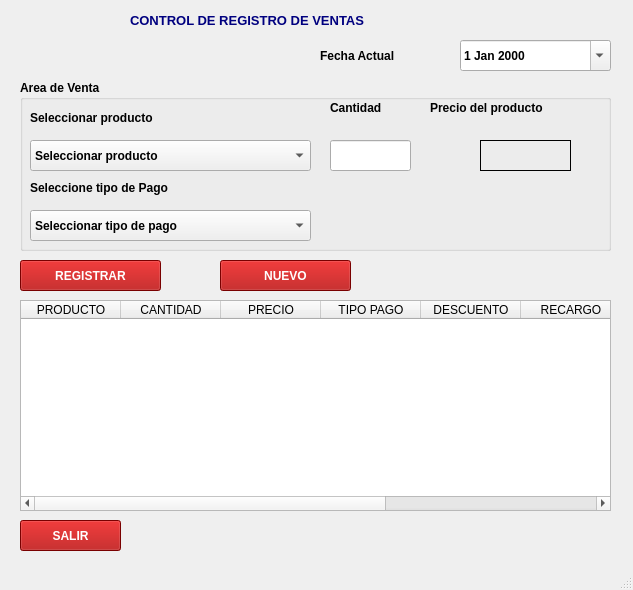
<?xml version="1.0" encoding="UTF-8"?>
<ui version="4.0">
 <class>MainWindow</class>
 <widget class="QMainWindow" name="MainWindow">
  <property name="geometry">
   <rect>
    <x>0</x>
    <y>0</y>
    <width>633</width>
    <height>590</height>
   </rect>
  </property>
  <property name="windowTitle">
   <string>MainWindow</string>
  </property>
  <widget class="QWidget" name="centralwidget">
   <widget class="QLabel" name="label">
    <property name="geometry">
     <rect>
      <x>130</x>
      <y>10</y>
      <width>471</width>
      <height>20</height>
     </rect>
    </property>
    <property name="font">
     <font>
      <family>Arial</family>
      <pointsize>10</pointsize>
      <weight>75</weight>
      <bold>true</bold>
     </font>
    </property>
    <property name="styleSheet">
     <string notr="true">color: rgb(0, 0, 127);</string>
    </property>
    <property name="text">
     <string>CONTROL DE REGISTRO DE VENTAS </string>
    </property>
   </widget>
   <widget class="QLabel" name="label_2">
    <property name="geometry">
     <rect>
      <x>320</x>
      <y>40</y>
      <width>121</width>
      <height>31</height>
     </rect>
    </property>
    <property name="font">
     <font>
      <family>Arial</family>
      <pointsize>9</pointsize>
      <weight>75</weight>
      <bold>true</bold>
     </font>
    </property>
    <property name="text">
     <string>Fecha Actual</string>
    </property>
   </widget>
   <widget class="QDateEdit" name="dtFecha">
    <property name="geometry">
     <rect>
      <x>460</x>
      <y>40</y>
      <width>151</width>
      <height>31</height>
     </rect>
    </property>
    <property name="font">
     <font>
      <weight>75</weight>
      <bold>true</bold>
     </font>
    </property>
    <property name="calendarPopup">
     <bool>true</bool>
    </property>
   </widget>
   <widget class="QGroupBox" name="combo">
    <property name="geometry">
     <rect>
      <x>20</x>
      <y>80</y>
      <width>591</width>
      <height>171</height>
     </rect>
    </property>
    <property name="font">
     <font>
      <family>Arial</family>
      <pointsize>9</pointsize>
      <weight>75</weight>
      <bold>true</bold>
     </font>
    </property>
    <property name="title">
     <string>Area de Venta</string>
    </property>
    <widget class="QLabel" name="label_3">
     <property name="geometry">
      <rect>
       <x>10</x>
       <y>30</y>
       <width>261</width>
       <height>16</height>
      </rect>
     </property>
     <property name="text">
      <string>Seleccionar producto</string>
     </property>
    </widget>
    <widget class="QComboBox" name="cboProducto">
     <property name="geometry">
      <rect>
       <x>10</x>
       <y>60</y>
       <width>281</width>
       <height>31</height>
      </rect>
     </property>
     <item>
      <property name="text">
       <string>Seleccionar producto</string>
      </property>
     </item>
     <item>
      <property name="text">
       <string>Coleccion Escolar</string>
      </property>
     </item>
     <item>
      <property name="text">
       <string>Coleccion PreUniversitaria</string>
      </property>
     </item>
     <item>
      <property name="text">
       <string>Coleccion Profesioanl</string>
      </property>
     </item>
    </widget>
    <widget class="QComboBox" name="cboPago">
     <property name="geometry">
      <rect>
       <x>10</x>
       <y>130</y>
       <width>281</width>
       <height>31</height>
      </rect>
     </property>
     <item>
      <property name="text">
       <string>Seleccionar tipo de pago</string>
      </property>
     </item>
     <item>
      <property name="text">
       <string>Contado</string>
      </property>
     </item>
     <item>
      <property name="text">
       <string>Tarjeta de Credito</string>
      </property>
     </item>
     <item>
      <property name="text">
       <string>Tarjeta de Debito</string>
      </property>
     </item>
     <item>
      <property name="text">
       <string>Transferencia</string>
      </property>
     </item>
    </widget>
    <widget class="QLabel" name="label_4">
     <property name="geometry">
      <rect>
       <x>10</x>
       <y>100</y>
       <width>241</width>
       <height>16</height>
      </rect>
     </property>
     <property name="text">
      <string>Seleccione tipo de Pago</string>
     </property>
    </widget>
    <widget class="QLabel" name="label_5">
     <property name="geometry">
      <rect>
       <x>310</x>
       <y>20</y>
       <width>91</width>
       <height>16</height>
      </rect>
     </property>
     <property name="text">
      <string>Cantidad</string>
     </property>
    </widget>
    <widget class="QLineEdit" name="txtCantidad">
     <property name="geometry">
      <rect>
       <x>310</x>
       <y>60</y>
       <width>81</width>
       <height>31</height>
      </rect>
     </property>
    </widget>
    <widget class="QLabel" name="label_6">
     <property name="geometry">
      <rect>
       <x>410</x>
       <y>20</y>
       <width>221</width>
       <height>16</height>
      </rect>
     </property>
     <property name="text">
      <string>Precio del producto</string>
     </property>
    </widget>
    <widget class="QLabel" name="lblPrecio">
     <property name="geometry">
      <rect>
       <x>460</x>
       <y>60</y>
       <width>91</width>
       <height>31</height>
      </rect>
     </property>
     <property name="styleSheet">
      <string notr="true"/>
     </property>
     <property name="frameShape">
      <enum>QFrame::Box</enum>
     </property>
     <property name="text">
      <string/>
     </property>
    </widget>
   </widget>
   <widget class="QPushButton" name="btnRegistrar">
    <property name="geometry">
     <rect>
      <x>20</x>
      <y>260</y>
      <width>141</width>
      <height>31</height>
     </rect>
    </property>
    <property name="font">
     <font>
      <weight>75</weight>
      <bold>true</bold>
     </font>
    </property>
    <property name="styleSheet">
     <string notr="true">background-color: rgb(170, 0, 0);
color: rgb(255, 255, 255);</string>
    </property>
    <property name="text">
     <string>REGISTRAR</string>
    </property>
   </widget>
   <widget class="QPushButton" name="btnNuevo">
    <property name="geometry">
     <rect>
      <x>220</x>
      <y>260</y>
      <width>131</width>
      <height>31</height>
     </rect>
    </property>
    <property name="font">
     <font>
      <weight>75</weight>
      <bold>true</bold>
     </font>
    </property>
    <property name="styleSheet">
     <string notr="true">background-color: rgb(170, 0, 0);
color: rgb(255, 255, 255);</string>
    </property>
    <property name="text">
     <string>NUEVO</string>
    </property>
   </widget>
   <widget class="QTableWidget" name="tblDatos">
    <property name="geometry">
     <rect>
      <x>20</x>
      <y>300</y>
      <width>591</width>
      <height>211</height>
     </rect>
    </property>
    <column>
     <property name="text">
      <string>PRODUCTO</string>
     </property>
    </column>
    <column>
     <property name="text">
      <string>CANTIDAD</string>
     </property>
    </column>
    <column>
     <property name="text">
      <string>PRECIO</string>
     </property>
    </column>
    <column>
     <property name="text">
      <string>TIPO PAGO</string>
     </property>
    </column>
    <column>
     <property name="text">
      <string>DESCUENTO</string>
     </property>
    </column>
    <column>
     <property name="text">
      <string>RECARGO</string>
     </property>
    </column>
    <column>
     <property name="text">
      <string>PRECIO FINAL</string>
     </property>
    </column>
    <column>
     <property name="text">
      <string>FECHA</string>
     </property>
    </column>
   </widget>
   <widget class="QPushButton" name="btnSalir">
    <property name="geometry">
     <rect>
      <x>20</x>
      <y>520</y>
      <width>101</width>
      <height>31</height>
     </rect>
    </property>
    <property name="font">
     <font>
      <weight>75</weight>
      <bold>true</bold>
     </font>
    </property>
    <property name="styleSheet">
     <string notr="true">background-color: rgb(170, 0, 0);
color: rgb(255, 255, 255);</string>
    </property>
    <property name="text">
     <string>SALIR</string>
    </property>
   </widget>
  </widget>
  <widget class="QMenuBar" name="menubar">
   <property name="geometry">
    <rect>
     <x>0</x>
     <y>0</y>
     <width>633</width>
     <height>18</height>
    </rect>
   </property>
  </widget>
  <widget class="QStatusBar" name="statusbar"/>
 </widget>
 <resources/>
 <connections/>
</ui>
